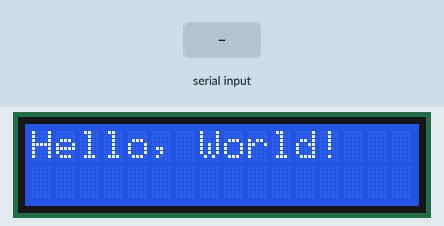
Bench run of a sketch on a simulated Arduino Uno, built with avr-gcc and run on an emulated ATmega328P. On the bench: 16×2 character LCD. The inputs (shaded band) are chosen by the test bench. What the sketch prints to the serial monitor is not drawn.

Above: at 1.2 s.
1.3 s: "1\n" received over Serial
At 2.2 s:
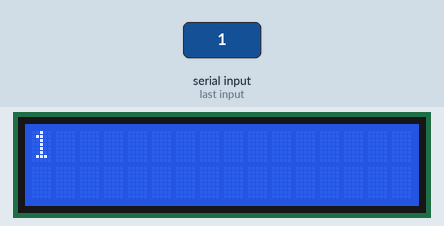
2.8 s: "0\n" received over Serial
At 3.4 s:
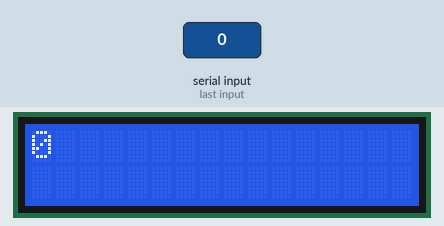
4.3 s: "2\n" received over Serial
At 5.7 s:
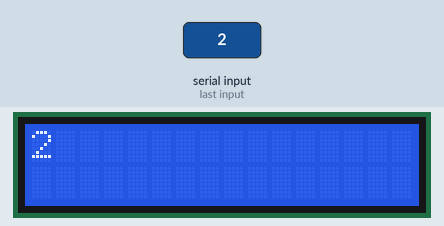
Timing chart, 0 to 7.3 s (numbered marks = the images above; inputs shaded):
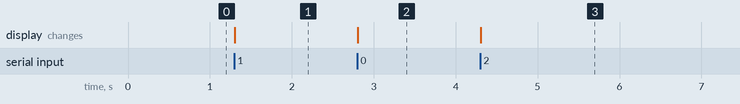

The sketch:

LCD.ino
```cpp
#include <LiquidCrystal.h> // Include the LiquidCrystal library

// Define the pins for the LCD
const int rs = 54, en = 55, d4 = 56, d5 = 57, d6 = 58, d7 = 59;
LiquidCrystal lcd(rs, en, d4, d5, d6, d7); // Create an LCD object

void setup() {
  Serial.begin(9600);
  lcd.begin(16, 2); // Initialize the LCD with 16 columns and 2 rows
  lcd.clear();
  lcd.print("Hello, World!"); // Print a message on the LCD
}

void loop() {
  if (Serial.available())
  { // Check if serial data is available
    String input = Serial.readStringUntil('\n'); // Read serial input until newline character
    lcd.clear(); // Clear the LCD
    lcd.print(input); // Print the input message on the LCD
    Serial.println(input);
  }
}
```

Measured:
- after the input at 1.3 s, the display: changes at once (image 1)
- after the input at 2.8 s, the display: changes at once (image 2)
- after the input at 4.3 s, the display: changes at once (image 3)
